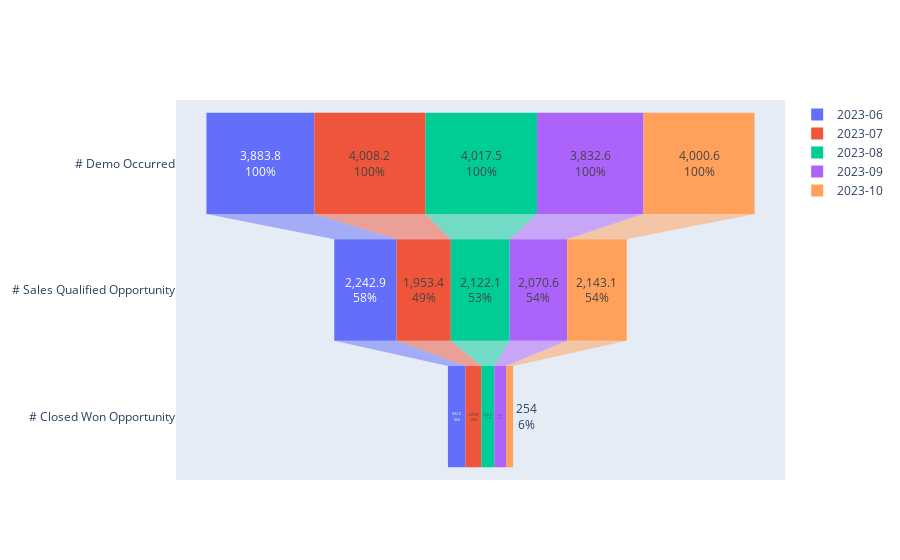

The cell this chart's notebook holds for it:
### Code cell
# Prepare data for funnel chart - assuming the funnel follows: # Demo Occurred -> # Sales Qualified Opportunity -> # Closed Won Opportunity
funnel_stages = ['# Demo Occurred', '# Sales Qualified Opportunity', '# Closed Won Opportunity']

# Convert 'Month' column to string type
monthly_data['Month'] = monthly_data['Month'].astype(str)

# Extract unique months
months = monthly_data['Month'].unique().tolist()

fig = go.Figure()
for month_name in months:
    month_data = monthly_data[monthly_data['Month'] == month_name]
    x_values = [month_data[stage].values[0] for stage in funnel_stages]
    fig.add_trace(go.Funnel(
        name=month_name,
        y=funnel_stages,
        x=x_values,
        textinfo="value+percent initial"))

fig.show()

### Figure 1 — Plotly figure (JSON) as saved in the notebook; plotly's stock layout.template omitted (floating-point values rounded to 4 significant figures)
{"data": [{"name": "2023-06", "textinfo": "value+percent initial", "type": "funnel", "x": [3884.0, 2243.0, 632.5], "y": ["# Demo Occurred", "# Sales Qualified Opportunity", "# Closed Won Opportunity"]}, {"name": "2023-07", "textinfo": "value+percent initial", "type": "funnel", "x": [4008.0, 1953.0, 575.8], "y": ["# Demo Occurred", "# Sales Qualified Opportunity", "# Closed Won Opportunity"]}, {"name": "2023-08", "textinfo": "value+percent initial", "type": "funnel", "x": [4018.0, 2122.0, 458.5], "y": ["# Demo Occurred", "# Sales Qualified Opportunity", "# Closed Won Opportunity"]}, {"name": "2023-09", "textinfo": "value+percent initial", "type": "funnel", "x": [3833.0, 2071.0, 426.1], "y": ["# Demo Occurred", "# Sales Qualified Opportunity", "# Closed Won Opportunity"]}, {"name": "2023-10", "textinfo": "value+percent initial", "type": "funnel", "x": [4001.0, 2143.0, 254], "y": ["# Demo Occurred", "# Sales Qualified Opportunity", "# Closed Won Opportunity"]}], "layout": {}}
